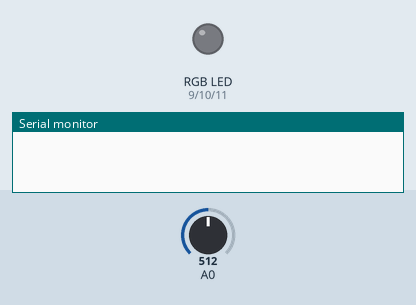
Simulated run of this sketch. Board: Arduino Uno, built with avr-gcc and run on an emulated ATmega328P. Parts: an RGB LED mixed from three pins (HIGH = lit), the last lines printed to the serial monitor. Inputs (shaded band) come from the test bench; at power-on: A0 = 512. Dim RGB values are drawn brighter than linear.

Above: at 2.3 s.
2.4 s: A0 set to 924
4.5 s: A0 set to 944
At 5.7 s:
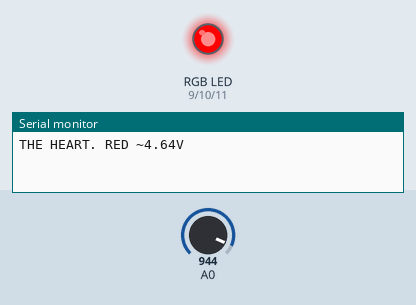
9.5 s: A0 set to 981
At 10.6 s:
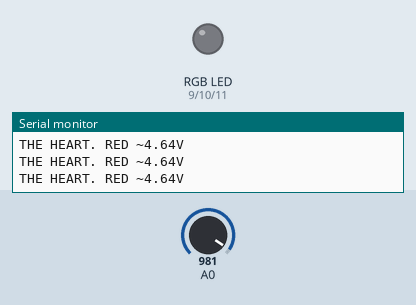
11.6 s: A0 set to 1016
At 18.5 s:
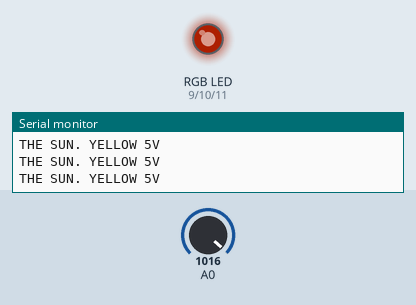
Timing chart, 0 to 33.0 s (numbered marks = the images above; inputs shaded):
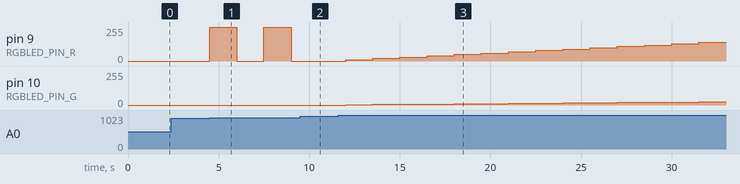

The sketch:

test_sketch.ino
```cpp
const double EPS = 0.08;

const int RGBLED_PIN_R = 9;
const int RGBLED_PIN_G = 10;
const int RGBLED_PIN_B = 11;

const String TAG_5_0 = "THE SUN. YELLOW 5V";
const String TAG_4_6 = "THE HEART. RED ~4.64V";
const String TAG_4_2 = "THE WHALE. BLUE ~4.2V";
const String TAG_3_9 = "THE TREE. GREEN ~3.93V";

int r = 0, g = 0, b = 0;
bool i = 1;
//track current face
bool f1, f3;

bool isequal(double v1, double v2){
  return abs(v1 - v2) < EPS;
}

void turnOnDaLight(int r, int g, int b){
  analogWrite(RGBLED_PIN_R, r);
  analogWrite(RGBLED_PIN_G, g);
  analogWrite(RGBLED_PIN_B, b);
}


void turnOnDaLight(){
  analogWrite(RGBLED_PIN_R, r);
  analogWrite(RGBLED_PIN_G, g);
  analogWrite(RGBLED_PIN_B, b);
}

void setup() {
  // put your setup code here, to run once:
  pinMode(RGBLED_PIN_R, OUTPUT);
  pinMode(RGBLED_PIN_G, OUTPUT);
  pinMode(RGBLED_PIN_B, OUTPUT);
  Serial.begin(9600);
}

void loop() {
  // put your main code here, to run repeatedly:
  double val = analogRead(A0)/204.6;

  if (isequal(val, 5.0)){
    Serial.println(TAG_5_0);
    if (f1) {
      r = (r + 5) % 256 + 5;
      g = r/ 6 + 1;

    }
    else{
    r = 10;
    g = 1;
    b = 0;

    f1 = true;
    f3 = false;

    }
    turnOnDaLight();
    //turnOnDaLight(255, 50, 0);
  }
  else if (isequal(val, 4.64)){
    Serial.println(TAG_4_6);

    turnOnDaLight(255*i, 0, 0);
    i = ! i;
  }
  else
  if (isequal(val, 4.2)){
    Serial.println(TAG_4_2);
    if (f3)
      b = (b + 30) % 256;
    else{
      r = 0;
      g = 0;
      b = 10;

      f3 = true;
      f1 = false;
    }
    turnOnDaLight();
    //turnOnDaLight(0, 0, 255);
  }
  else
  if (isequal(val, 3.93)){
    Serial.println(TAG_3_9);
    turnOnDaLight(0, 255, 0);
  }
  else
  {
    turnOnDaLight(0, 0, 0);
  }
  delay(1500);

}
```

Measured:
- the behaviour switches between 932 and 933 on A0 (found by bisection; images 0 and 1)
- the behaviour switches between 965 and 966 on A0 (found by bisection; images 1 and 2)
- the behaviour switches between 1006 and 1007 on A0 (found by bisection; images 2 and 3)
- after the input at 2.4 s, every drawn part: stays the same
- after the input at 4.5 s, pin 9 (RGBLED_PIN_R): alternates 255/255 for 1.5 s and 0/255 for 1.5 s, starting at once
- after the input at 9.5 s, pin 9 (RGBLED_PIN_R): stays 0/255 (without the input it goes to 255/255 after 1.0 s)
- after the input at 11.6 s, pin 9 (RGBLED_PIN_R): moves from 0/255 to 140/255 over 19.5 s, starting after 0.40 s; pin 10 (RGBLED_PIN_G): moves from 0/255 to 24/255 over 19.5 s, starting after 0.40 s
